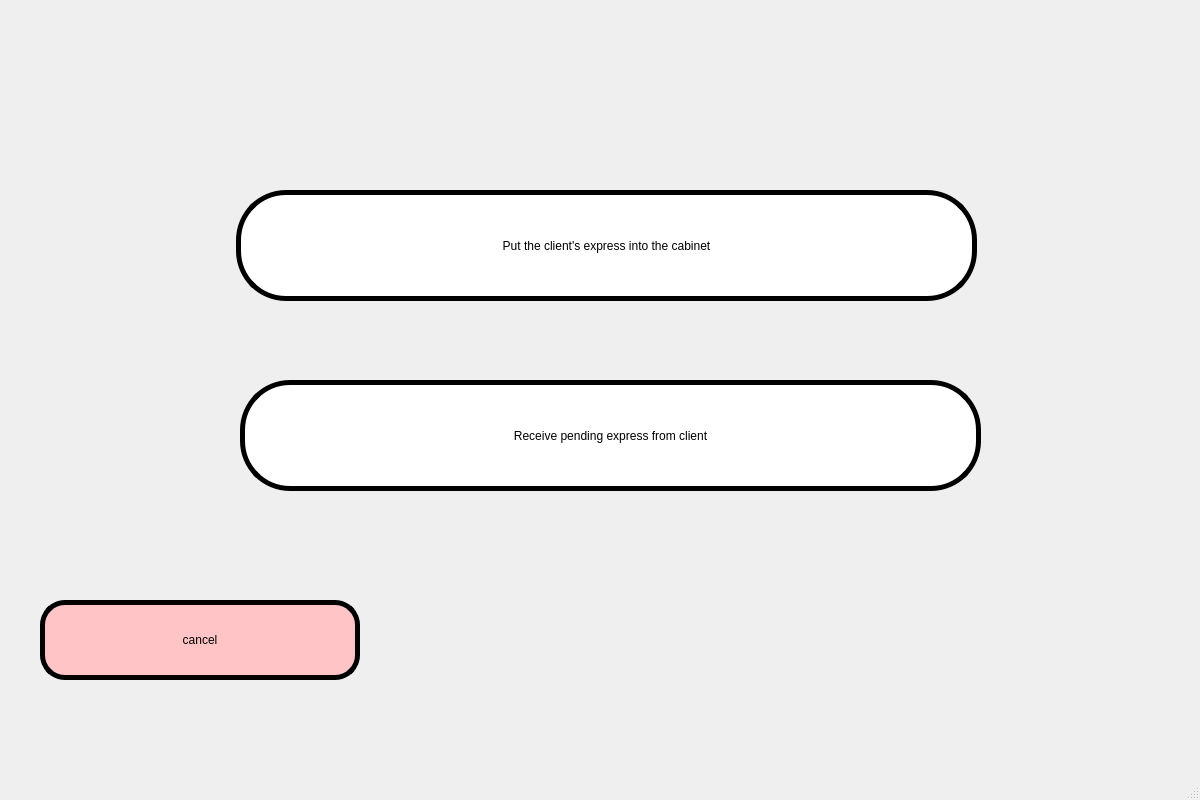
<?xml version="1.0" encoding="UTF-8"?>
<ui version="4.0">
 <class>courier_win_two</class>
 <widget class="QMainWindow" name="courier_win_two">
  <property name="geometry">
   <rect>
    <x>0</x>
    <y>0</y>
    <width>1200</width>
    <height>800</height>
   </rect>
  </property>
  <property name="windowTitle">
   <string>MainWindow</string>
  </property>
  <property name="styleSheet">
   <string notr="true">QWidget#centralwidget {
border-image: url(:/register/背景1.jpg)
}
</string>
  </property>
  <widget class="QWidget" name="centralwidget">
   <widget class="QPushButton" name="pushButton">
    <property name="geometry">
     <rect>
      <x>236</x>
      <y>190</y>
      <width>741</width>
      <height>111</height>
     </rect>
    </property>
    <property name="styleSheet">
     <string notr="true">QPushButton{
   border-radius: 50px;
   background-color:rgb(255, 255, 255);
   border:5px solid rgb(0, 0, 0);
   font: 20pt &quot;Algerian&quot;;
}
</string>
    </property>
    <property name="text">
     <string>Put the client's express into the cabinet</string>
    </property>
   </widget>
   <widget class="QPushButton" name="pushButton_2">
    <property name="geometry">
     <rect>
      <x>240</x>
      <y>380</y>
      <width>741</width>
      <height>111</height>
     </rect>
    </property>
    <property name="styleSheet">
     <string notr="true">QPushButton{
   border-radius: 50px;
   background-color:rgb(255, 255, 255);
   border:5px solid rgb(0, 0, 0);
   font: 20pt &quot;Algerian&quot;;
}
</string>
    </property>
    <property name="text">
     <string>Receive pending express from client</string>
    </property>
   </widget>
   <widget class="QPushButton" name="pushButton_3">
    <property name="geometry">
     <rect>
      <x>40</x>
      <y>600</y>
      <width>320</width>
      <height>80</height>
     </rect>
    </property>
    <property name="styleSheet">
     <string notr="true">QPushButton{
   border-radius: 25px;
   background-color:rgb(255, 196, 197);
   border:5px solid rgb(0, 0, 0);
   font: 20pt &quot;Showcard Gothic&quot;;
}</string>
    </property>
    <property name="text">
     <string>cancel</string>
    </property>
   </widget>
  </widget>
  <widget class="QMenuBar" name="menubar">
   <property name="geometry">
    <rect>
     <x>0</x>
     <y>0</y>
     <width>1200</width>
     <height>26</height>
    </rect>
   </property>
  </widget>
  <widget class="QStatusBar" name="statusbar"/>
 </widget>
 <resources>
  <include location="images.qrc"/>
 </resources>
 <connections>
  <connection>
   <sender>pushButton</sender>
   <signal>clicked()</signal>
   <receiver>courier_win_two</receiver>
   <slot>Put_window()</slot>
   <hints>
    <hint type="sourcelabel">
     <x>281</x>
     <y>137</y>
    </hint>
    <hint type="destinationlabel">
     <x>143</x>
     <y>52</y>
    </hint>
   </hints>
  </connection>
  <connection>
   <sender>pushButton_2</sender>
   <signal>clicked()</signal>
   <receiver>courier_win_two</receiver>
   <slot>Collect_window()</slot>
   <hints>
    <hint type="sourcelabel">
     <x>253</x>
     <y>243</y>
    </hint>
    <hint type="destinationlabel">
     <x>62</x>
     <y>230</y>
    </hint>
   </hints>
  </connection>
  <connection>
   <sender>pushButton_3</sender>
   <signal>clicked()</signal>
   <receiver>courier_win_two</receiver>
   <slot>courier_window()</slot>
   <hints>
    <hint type="sourcelabel">
     <x>293</x>
     <y>312</y>
    </hint>
    <hint type="destinationlabel">
     <x>104</x>
     <y>330</y>
    </hint>
   </hints>
  </connection>
 </connections>
 <slots>
  <slot>Put_window()</slot>
  <slot>Collect_window()</slot>
  <slot>courier_window()</slot>
 </slots>
</ui>
